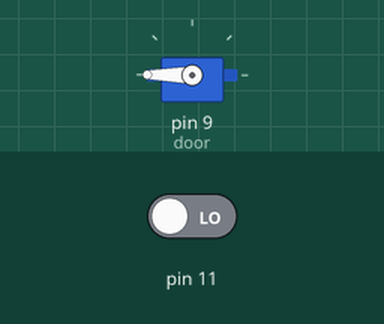
Recording of a sketch running on a simulated Arduino Uno, built with avr-gcc and run on an emulated ATmega328P. Parts: servo. The inputs (shaded band) are chosen by the test bench; at power-on: pin 11 LOW.

Above: at 1.2 s.
1.3 s: pin 11 driven HIGH
At 1.6 s:
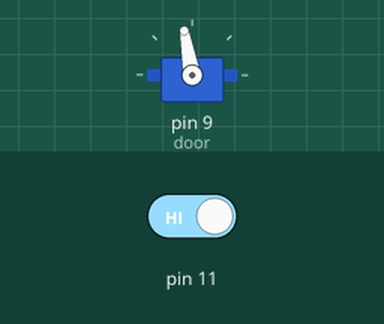
2.8 s: pin 11 driven LOW
At 4.0 s:
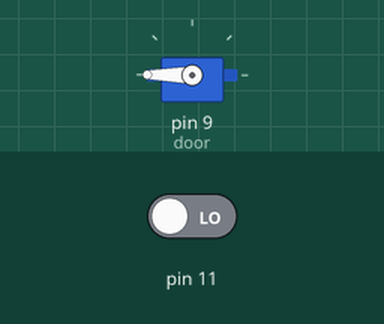
Timing chart, 0 to 5.8 s (numbered marks = the images above; inputs shaded):
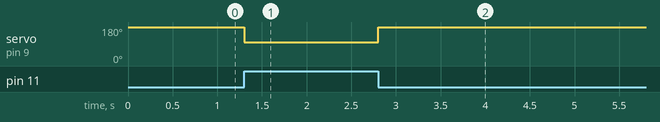

The sketch:

app.ino
```cpp
#include <PWMServo.h>


PWMServo door;


void setup(){
    Serial.begin(9600);
    pinMode(11, INPUT);
    door.attach(9);
}


void loop(){
    if(digitalRead(11)){
        door.write(100);
    }else{
        door.write(180);
    }
}
```

Measured:
- after the input at 1.3 s, servo on pin 9 (door): 180° → 100° at once
- after the input at 2.8 s, servo on pin 9 (door): 100° → 180° at once
